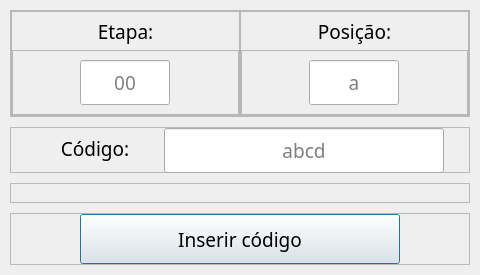
<?xml version="1.0" encoding="UTF-8"?>
<ui version="4.0">
 <class>Dialog</class>
 <widget class="QDialog" name="Dialog">
  <property name="geometry">
   <rect>
    <x>0</x>
    <y>0</y>
    <width>480</width>
    <height>275</height>
   </rect>
  </property>
  <property name="sizePolicy">
   <sizepolicy hsizetype="Fixed" vsizetype="Fixed">
    <horstretch>0</horstretch>
    <verstretch>0</verstretch>
   </sizepolicy>
  </property>
  <property name="minimumSize">
   <size>
    <width>480</width>
    <height>275</height>
   </size>
  </property>
  <property name="maximumSize">
   <size>
    <width>480</width>
    <height>275</height>
   </size>
  </property>
  <property name="windowTitle">
   <string>Inserir código manualmente</string>
  </property>
  <property name="styleSheet">
   <string notr="true">* {margin:0; padding:0; border: 0}

QDialog{background-color:#efefef}

QPushButton{
	background-color: #ffdf00;
	border: 0;
border-radius:25; padding:0; margin:0
}
QPushButton::disabled{background-color:#cbcbcb}
QPushButton:hover{ background-color: #f1d100}
QPushButton:pressed{background-color:#dfc200 }

QLineEdit{
background-color: white;
border: 2px solid #b0b0b0;
border-radius: 18
}
QLineEdit {\ncolor: black; \nbackground-color: white;\nborder-width: 1px;\nborder-radius: 25px;\n}</string>
  </property>
  <layout class="QVBoxLayout" name="verticalLayout">
   <property name="spacing">
    <number>10</number>
   </property>
   <property name="leftMargin">
    <number>10</number>
   </property>
   <property name="topMargin">
    <number>10</number>
   </property>
   <property name="rightMargin">
    <number>10</number>
   </property>
   <property name="bottomMargin">
    <number>10</number>
   </property>
   <item>
    <widget class="QFrame" name="frame_3">
     <property name="minimumSize">
      <size>
       <width>0</width>
       <height>0</height>
      </size>
     </property>
     <property name="maximumSize">
      <size>
       <width>16777215</width>
       <height>120</height>
      </size>
     </property>
     <property name="frameShape">
      <enum>QFrame::StyledPanel</enum>
     </property>
     <property name="frameShadow">
      <enum>QFrame::Raised</enum>
     </property>
     <layout class="QHBoxLayout" name="horizontalLayout_3">
      <property name="spacing">
       <number>0</number>
      </property>
      <property name="leftMargin">
       <number>0</number>
      </property>
      <property name="topMargin">
       <number>0</number>
      </property>
      <property name="rightMargin">
       <number>0</number>
      </property>
      <property name="bottomMargin">
       <number>0</number>
      </property>
      <item>
       <widget class="QFrame" name="frame_4">
        <property name="sizePolicy">
         <sizepolicy hsizetype="Preferred" vsizetype="Preferred">
          <horstretch>0</horstretch>
          <verstretch>0</verstretch>
         </sizepolicy>
        </property>
        <property name="minimumSize">
         <size>
          <width>0</width>
          <height>0</height>
         </size>
        </property>
        <property name="maximumSize">
         <size>
          <width>230</width>
          <height>16777215</height>
         </size>
        </property>
        <property name="frameShape">
         <enum>QFrame::StyledPanel</enum>
        </property>
        <property name="frameShadow">
         <enum>QFrame::Raised</enum>
        </property>
        <layout class="QVBoxLayout" name="verticalLayout_3">
         <property name="spacing">
          <number>0</number>
         </property>
         <property name="leftMargin">
          <number>0</number>
         </property>
         <property name="topMargin">
          <number>0</number>
         </property>
         <property name="rightMargin">
          <number>0</number>
         </property>
         <property name="bottomMargin">
          <number>0</number>
         </property>
         <item>
          <widget class="QLabel" name="label_2">
           <property name="font">
            <font>
             <family>Equinox Bold</family>
             <pointsize>14</pointsize>
            </font>
           </property>
           <property name="text">
            <string>Etapa:</string>
           </property>
           <property name="alignment">
            <set>Qt::AlignCenter</set>
           </property>
          </widget>
         </item>
         <item>
          <widget class="QFrame" name="frame_7">
           <property name="frameShape">
            <enum>QFrame::StyledPanel</enum>
           </property>
           <property name="frameShadow">
            <enum>QFrame::Raised</enum>
           </property>
           <layout class="QHBoxLayout" name="horizontalLayout_4">
            <item>
             <widget class="QLineEdit" name="le_etapa">
              <property name="minimumSize">
               <size>
                <width>90</width>
                <height>45</height>
               </size>
              </property>
              <property name="maximumSize">
               <size>
                <width>90</width>
                <height>45</height>
               </size>
              </property>
              <property name="font">
               <font>
                <family>Equinox Bold</family>
                <pointsize>14</pointsize>
               </font>
              </property>
              <property name="text">
               <string/>
              </property>
              <property name="alignment">
               <set>Qt::AlignCenter</set>
              </property>
              <property name="placeholderText">
               <string>00</string>
              </property>
             </widget>
            </item>
           </layout>
          </widget>
         </item>
        </layout>
       </widget>
      </item>
      <item>
       <widget class="QFrame" name="frame_5">
        <property name="sizePolicy">
         <sizepolicy hsizetype="Preferred" vsizetype="Preferred">
          <horstretch>0</horstretch>
          <verstretch>0</verstretch>
         </sizepolicy>
        </property>
        <property name="minimumSize">
         <size>
          <width>0</width>
          <height>0</height>
         </size>
        </property>
        <property name="maximumSize">
         <size>
          <width>230</width>
          <height>16777215</height>
         </size>
        </property>
        <property name="frameShape">
         <enum>QFrame::StyledPanel</enum>
        </property>
        <property name="frameShadow">
         <enum>QFrame::Raised</enum>
        </property>
        <layout class="QVBoxLayout" name="verticalLayout_2">
         <property name="spacing">
          <number>0</number>
         </property>
         <property name="leftMargin">
          <number>0</number>
         </property>
         <property name="topMargin">
          <number>0</number>
         </property>
         <property name="rightMargin">
          <number>0</number>
         </property>
         <property name="bottomMargin">
          <number>0</number>
         </property>
         <item>
          <widget class="QLabel" name="label_3">
           <property name="font">
            <font>
             <family>Equinox Bold</family>
             <pointsize>14</pointsize>
            </font>
           </property>
           <property name="text">
            <string>Posição:</string>
           </property>
           <property name="alignment">
            <set>Qt::AlignCenter</set>
           </property>
          </widget>
         </item>
         <item>
          <widget class="QFrame" name="frame_6">
           <property name="minimumSize">
            <size>
             <width>0</width>
             <height>0</height>
            </size>
           </property>
           <property name="frameShape">
            <enum>QFrame::StyledPanel</enum>
           </property>
           <property name="frameShadow">
            <enum>QFrame::Raised</enum>
           </property>
           <layout class="QHBoxLayout" name="horizontalLayout_6">
            <item>
             <widget class="QLineEdit" name="le_pos">
              <property name="minimumSize">
               <size>
                <width>90</width>
                <height>45</height>
               </size>
              </property>
              <property name="maximumSize">
               <size>
                <width>90</width>
                <height>45</height>
               </size>
              </property>
              <property name="font">
               <font>
                <family>Equinox Bold</family>
                <pointsize>14</pointsize>
               </font>
              </property>
              <property name="text">
               <string/>
              </property>
              <property name="alignment">
               <set>Qt::AlignCenter</set>
              </property>
              <property name="placeholderText">
               <string>a</string>
              </property>
             </widget>
            </item>
           </layout>
          </widget>
         </item>
        </layout>
       </widget>
      </item>
     </layout>
    </widget>
   </item>
   <item>
    <widget class="QFrame" name="frame">
     <property name="minimumSize">
      <size>
       <width>0</width>
       <height>46</height>
      </size>
     </property>
     <property name="maximumSize">
      <size>
       <width>10000</width>
       <height>46</height>
      </size>
     </property>
     <property name="frameShape">
      <enum>QFrame::StyledPanel</enum>
     </property>
     <property name="frameShadow">
      <enum>QFrame::Raised</enum>
     </property>
     <layout class="QHBoxLayout" name="horizontalLayout">
      <property name="spacing">
       <number>10</number>
      </property>
      <property name="leftMargin">
       <number>25</number>
      </property>
      <property name="topMargin">
       <number>0</number>
      </property>
      <property name="rightMargin">
       <number>25</number>
      </property>
      <property name="bottomMargin">
       <number>0</number>
      </property>
      <item>
       <widget class="QLabel" name="label">
        <property name="sizePolicy">
         <sizepolicy hsizetype="Preferred" vsizetype="Fixed">
          <horstretch>0</horstretch>
          <verstretch>0</verstretch>
         </sizepolicy>
        </property>
        <property name="minimumSize">
         <size>
          <width>0</width>
          <height>25</height>
         </size>
        </property>
        <property name="maximumSize">
         <size>
          <width>16777215</width>
          <height>25</height>
         </size>
        </property>
        <property name="font">
         <font>
          <family>Equinox Bold</family>
          <pointsize>14</pointsize>
         </font>
        </property>
        <property name="text">
         <string>Código:</string>
        </property>
        <property name="alignment">
         <set>Qt::AlignBottom|Qt::AlignHCenter</set>
        </property>
       </widget>
      </item>
      <item>
       <widget class="QLineEdit" name="le_code">
        <property name="minimumSize">
         <size>
          <width>280</width>
          <height>45</height>
         </size>
        </property>
        <property name="maximumSize">
         <size>
          <width>280</width>
          <height>45</height>
         </size>
        </property>
        <property name="font">
         <font>
          <family>Equinox Bold</family>
          <pointsize>14</pointsize>
         </font>
        </property>
        <property name="text">
         <string/>
        </property>
        <property name="alignment">
         <set>Qt::AlignCenter</set>
        </property>
        <property name="placeholderText">
         <string>abcd</string>
        </property>
       </widget>
      </item>
     </layout>
    </widget>
   </item>
   <item>
    <widget class="QFrame" name="frame_8">
     <property name="minimumSize">
      <size>
       <width>0</width>
       <height>20</height>
      </size>
     </property>
     <property name="maximumSize">
      <size>
       <width>16777215</width>
       <height>20</height>
      </size>
     </property>
     <property name="frameShape">
      <enum>QFrame::StyledPanel</enum>
     </property>
     <property name="frameShadow">
      <enum>QFrame::Raised</enum>
     </property>
     <layout class="QHBoxLayout" name="horizontalLayout_5">
      <property name="spacing">
       <number>0</number>
      </property>
      <property name="leftMargin">
       <number>0</number>
      </property>
      <property name="topMargin">
       <number>0</number>
      </property>
      <property name="rightMargin">
       <number>0</number>
      </property>
      <property name="bottomMargin">
       <number>0</number>
      </property>
      <item>
       <widget class="QLabel" name="lbl_info">
        <property name="font">
         <font>
          <family>Equinox Bold</family>
          <pointsize>10</pointsize>
         </font>
        </property>
        <property name="text">
         <string/>
        </property>
        <property name="alignment">
         <set>Qt::AlignCenter</set>
        </property>
       </widget>
      </item>
     </layout>
    </widget>
   </item>
   <item>
    <widget class="QFrame" name="frame_2">
     <property name="minimumSize">
      <size>
       <width>0</width>
       <height>52</height>
      </size>
     </property>
     <property name="maximumSize">
      <size>
       <width>16777215</width>
       <height>52</height>
      </size>
     </property>
     <property name="frameShape">
      <enum>QFrame::StyledPanel</enum>
     </property>
     <property name="frameShadow">
      <enum>QFrame::Raised</enum>
     </property>
     <layout class="QHBoxLayout" name="horizontalLayout_2">
      <property name="spacing">
       <number>0</number>
      </property>
      <property name="leftMargin">
       <number>0</number>
      </property>
      <property name="topMargin">
       <number>0</number>
      </property>
      <property name="rightMargin">
       <number>0</number>
      </property>
      <property name="bottomMargin">
       <number>0</number>
      </property>
      <item>
       <widget class="QPushButton" name="btn_insert_code_man">
        <property name="minimumSize">
         <size>
          <width>320</width>
          <height>50</height>
         </size>
        </property>
        <property name="maximumSize">
         <size>
          <width>320</width>
          <height>50</height>
         </size>
        </property>
        <property name="font">
         <font>
          <family>Equinox Bold</family>
          <pointsize>14</pointsize>
         </font>
        </property>
        <property name="cursor">
         <cursorShape>PointingHandCursor</cursorShape>
        </property>
        <property name="styleSheet">
         <string notr="true"/>
        </property>
        <property name="text">
         <string>Inserir código</string>
        </property>
        <property name="autoDefault">
         <bool>false</bool>
        </property>
        <property name="default">
         <bool>true</bool>
        </property>
       </widget>
      </item>
     </layout>
    </widget>
   </item>
  </layout>
 </widget>
 <resources/>
 <connections/>
</ui>
